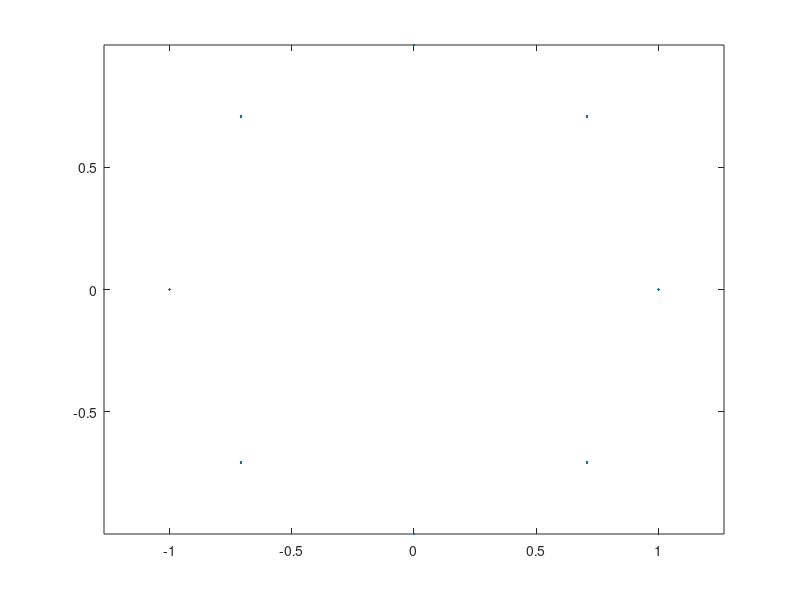

MATLAB code for this plot: (Note: this script raises an error after producing the figure.)
clc, clear all, close all

app.nSmp = 1000;

app.dt = 1;
app.dist_type = 0;
app.prob_type = 0;
app.traj_type = 0;

app.alpha1 = 0.01;
app.alpha2 = 0.01;
app.alpha3 = 0.01;
app.alpha4 = 0.01;
app.alpha5 = 0.01;
app.alpha6 = 0.01;

% app.alpha1 = 0.0;
% app.alpha2 = 0.0;
% app.alpha3 = 0.0;
% app.alpha4 = 0.0;
% app.alpha5 = 0.0;
% app.alpha6 = 0.0;
    
%% generate trajectory
if app.traj_type == 0
    nStp = 8;
    dt = app.dt;

    x = 1;
    y = 0;
    theta = -pi/2;

    v = pi/4*ones(1,nStp); % m/s
    omega = -pi/4*ones(1,nStp); % rad/s

    x_array     = x*ones(1,nStp);
    y_array     = y*ones(1,nStp);
    theta_array = theta*ones(1,nStp);

    for i = 1:nStp-1
        x_array(i+1) = x_array(i) - (v(i)/omega(i))*(sin(theta_array(i)) - sin(theta_array(i)+omega(i)*app.dt));
        y_array(i+1) = y_array(i) + (v(i)/omega(i))*(cos(theta_array(i)) - cos(theta_array(i)+omega(i)*app.dt));
        theta_array(i+1) = theta_array(i) + omega(i)*app.dt;
%         theta_array(i+1) = normalizeFunc(theta_array(i) + omega(i)*app.dt,-pi,pi);
%         if theta_array(i+1) == -pi
%             theta_array(i+1) = pi;
%         end
    end
else
    dt = 1;
    
    nStp = 2;

    x_array = [0,2,4,6,8,8,8,8,8,8,8,6,4,2,0];
    y_array = [0,0,0,0,0,0,2,4,6,8,8,8,8,8,8];
    theta_array = [0,0,0,0,0,pi/2,pi/2,pi/2,pi/2,pi/2,pi,pi,pi,pi,pi];
        
    v = zeros(1,nStp); % m/s
    omega = zeros(1,nStp); % rad/s

    for i = 1:nStp-1
        v(1,i) = sqrt((x_array(i+1)-x_array(i))^2+(y_array(i+1)-y_array(i))^2); % m/s
        omega(1,i) = theta_array(i+1)-theta_array(i); % rad/s
    end

end
x_t_array = [x_array;y_array;theta_array];
v_t_array = [v;omega];

figure
plot(x_array,y_array,'.')
axis equal

x_grid = -2:0.01:2;
y_grid = -2:0.01:2;
[x_mesh,y_mesh] = meshgrid(x_grid,y_grid);

p_x_t = zeros(length(x_grid),length(y_grid),nStp-1);
for k = 1:nStp-1
    for i = 1:length(x_grid)
        for j = 1:length(y_grid)
            x_t = [x_mesh(i,j);y_mesh(i,j);x_t_array(3,k+1)];
            if app.prob_type == 0
                u_t = v_t_array(:,k);
                p_x_t(i,j,k) = motion_model_velocity(app,x_t,u_t,x_t_array(:,k));
            else
                u_t = [x_t_array(:,k);x_t_array(:,k+1)];
                p_x_t(i,j,k) = motion_model_odometry(app,x_t,u_t,x_t_array(:,k));
            end
        end
    end
end

figure
plot(x_t_array(1,:),x_t_array(2,:),'.k')
ylim([min(x_t_array(2,:))-0.25 max(x_t_array(2,:))+0.25])
axis equal
drawRobot(x_t_array(:,1))
drawRobot(x_t_array(:,2))

for k = 1:nStp-1
    figure
    plot(x_t_array(1,:),x_t_array(2,:),'.k')
    hold on
    azSurf1 = surf(x_mesh,y_mesh,p_x_t(:,:,k));
    xlabel('x')
    ylabel('y')
    shading interp
    set(azSurf1, 'FaceAlpha', 'interp','AlphaData',p_x_t(:,:,k));
end

function drawRobot(x_vec)

    xR = x_vec(1);
    yR = x_vec(2);
    tR = x_vec(3);

    r = 0.1;

    hold("on")
    plot(xR + r*cos(linspace(0,2*pi)),yR + r*sin(linspace(0,2*pi)),'-k',[xR,xR + r*cos(tR)],[yR,yR + r*sin(tR)],'-k',xR,yR,'.k')

end

function n = normalizeFunc(value,start,finish) 

  width       = finish - start   ;
  offsetValue = value - start ;

  n = ( offsetValue - ( floor( offsetValue / width ) * width ) ) + start ;
  
end